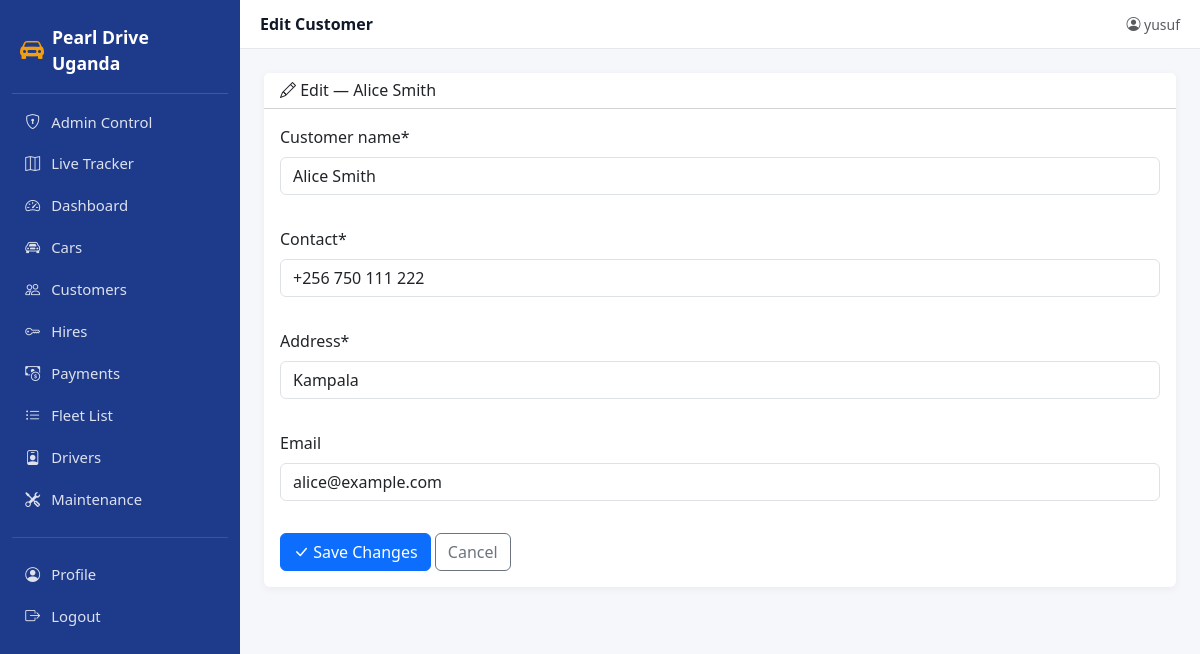
The app's page /edit_customer/8/ (signed in) with its own data.
### car/models.py (models this page shows, shortened)
class Customer(models.Model):
    customer_name = models.CharField(max_length=80)
    contact = models.CharField(max_length=50, default="N/A")
    address = models.CharField(max_length=120, default="N/A")
    email = models.EmailField(blank=True, default="")
    is_returning = models.BooleanField(default=False, help_text="Checked automatically if customer has hired before.")

### car/views.py (the view)
# urls.py: path("edit_customer/<int:customer_id>/", views.edit_customer_view, name="edit_customer_page"),
@login_required
def edit_customer_view(request, customer_id):
    customer = get_object_or_404(Customer, id=customer_id)
    form = CustomerForm(request.POST or None, instance=customer)
    if request.method == "POST" and form.is_valid():
        form.save()
        messages.success(request, "Customer updated.")
        return redirect("add_customer_page")
    return render(request, "edit_customer.html", {"form": form, "customer": customer})

### car/forms.py
class CustomerForm(ModelForm):
    class Meta:
        model = Customer
        fields = ["customer_name", "contact", "address", "email"]

### car/templates/edit_customer.html (shortened to what this page needs)
{% extends 'base.html' %}
{% load crispy_forms_tags %}
{% block page_title %}Edit Customer{% endblock %}
{% block content %}
<div class="card mb-3">
  <div class="card-header bg-white">
    <h6 class="mb-0"><i class="bi bi-pencil"></i> Edit — {{ customer.customer_name }}</h6>
  </div>
  <div class="card-body">
    <form method="POST">
      <div class="row g-3">
        {{ form|crispy }}
      </div>
      <div class="mt-3">
        <button type="submit" class="btn btn-primary"><i class="bi bi-check-lg"></i> Save Changes</button>
        <a href="{% url 'add_customer_page' %}" class="btn btn-outline-secondary">Cancel</a>
      </div>
    </form>
  </div>
</div>
{% endblock %}

### car/templates/base.html (shortened to what this page needs)
{% load static crispy_forms_tags %}
<!DOCTYPE html>
<html lang="en">
<head>
  <link href="https://cdn.jsdelivr.net/npm/bootstrap@5.3.3/dist/css/bootstrap.min.css" rel="stylesheet">
  <link href="https://cdn.jsdelivr.net/npm/bootstrap-icons@1.11.3/font/bootstrap-icons.css" rel="stylesheet">
</head>
<body>
<aside class="pdu-sidebar" id="pduSidebar">
  <a class="brand" href="{% url 'index_page' %}">
    <i class="bi bi-car-front-fill fs-4"></i>
    <span>Pearl Drive Uganda</span>
  </a>
  <nav class="nav flex-column mt-2">
    <a class="nav-link {% if request.resolver_match.url_name == 'admin_control_page' %}active{% endif %}"
       href="{% url 'admin_control_page' %}">
      <i class="bi bi-shield-lock"></i> Admin Control
    </a>
    <a class="nav-link {% if request.resolver_match.url_name == 'fleet_map_page' %}active{% endif %}"
      href="{% url 'fleet_map_page' %}">
      <i class="bi bi-map"></i> Live Tracker
    </a>
    <a class="nav-link {% if request.resolver_match.url_name == 'index_page' %}active{% endif %}"
       href="{% url 'index_page' %}">
      <i class="bi bi-speedometer2"></i> Dashboard
    </a>
    <a class="nav-link {% if request.resolver_match.url_name == 'add_car_page' %}active{% endif %}"
       href="{% url 'add_car_page' %}">
      <i class="bi bi-car-front"></i> Cars
    </a>
    <a class="nav-link {% if request.resolver_match.url_name == 'add_customer_page' %}active{% endif %}"
       href="{% url 'add_customer_page' %}">
      <i class="bi bi-people"></i> Customers
    </a>
    <a class="nav-link {% if request.resolver_match.url_name == 'add_hiring_page' %}active{% endif %}"
       href="{% url 'add_hiring_page' %}">
      <i class="bi bi-key"></i> Hires
    </a>
    <a class="nav-link {% if request.resolver_match.url_name == 'add_payment_page' %}active{% endif %}"
       href="{% url 'add_payment_page' %}">
      <i class="bi bi-cash-coin"></i> Payments
    </a>
    <a class="nav-link {% if request.resolver_match.url_name == 'car_List_page' %}active{% endif %}"
       href="{% url 'car_List_page' %}">
      <i class="bi bi-list-ul"></i> Fleet List
    </a>
    <a class="nav-link {% if request.resolver_match.url_name == 'add_driver_page' %}active{% endif %}"
       href="{% url 'add_driver_page' %}">
      <i class="bi bi-person-badge"></i> Drivers
    </a>
    <a class="nav-link {% if request.resolver_match.url_name == 'add_maintenance_page' %}active{% endif %}"
       href="{% url 'add_maintenance_page' %}">
      <i class="bi bi-tools"></i> Maintenance
    </a>
    <hr class="text-white-50 my-3">
    <a class="nav-link {% if request.resolver_match.url_name == 'profiles_page' %}active{% endif %}"
       href="{% url 'profiles_page' %}">
      <i class="bi bi-person-circle"></i> Profile
    </a>
    {% if user.is_authenticated %}
    <form method="post" action="{% url 'logout' %}" class="m-0">
      <button type="submit" class="nav-link w-100 text-start bg-transparent border-0">
        <i class="bi bi-box-arrow-right"></i> Logout
      </button>
    </form>
    {% else %}
    <a class="nav-link" href="{% url 'login' %}">
      <i class="bi bi-box-arrow-in-right"></i> Login
    </a>
    {% endif %}
  </nav>
</aside>
<div class="pdu-main">
  <header class="pdu-topbar">
    <div class="d-flex align-items-center gap-3">
      <div class="title">{% block page_title %}Dashboard{% endblock %}</div>
    </div>
    <div class="d-flex align-items-center gap-3">
      {% if user.is_authenticated %}
        <span class="text-muted small">
          <i class="bi bi-person-circle"></i> {{ user.username }}
        </span>
      {% else %}
        <a class="btn btn-sm btn-primary" href="{% url 'login' %}">Sign in</a>
        <a class="btn btn-sm btn-outline-primary" href="{% url 'sign_in_page' %}">Register</a>
      {% endif %}
    </div>
  </header>
  <main class="pdu-content">
    {% block content %}{% endblock %}
  </main>
</div>
</body>
</html>

### car/templates/base.html (style rules this page uses)
:root { --pdu-primary: #1e3a8a; --pdu-accent: #f59e0b; --pdu-bg: #f5f7fb; }
body { background: var(--pdu-bg); }
.pdu-sidebar { background: var(--pdu-primary); color: #fff; min-height: 100vh; width: 240px; position: fixed; top: 0; left: 0; padding: 1rem .75rem; z-index: 1030; transition: transform .2s ease; }
.pdu-sidebar .brand { display: flex; align-items: center; gap: .5rem; font-weight: 700; font-size: 1.1rem; padding: .5rem .5rem 1rem; border-bottom: 1px solid rgba(255,255,255,.15); color: #fff; text-decoration: none; }
.pdu-sidebar .brand i { color: var(--pdu-accent); }
.pdu-sidebar .nav-link { color: rgba(255,255,255,.85); padding: .55rem .75rem; border-radius: .5rem; margin-bottom: 2px; display: flex; align-items: center; gap: .6rem; font-size: .93rem; }
.pdu-sidebar .nav-link i { width: 1.1rem; text-align: center; }
.pdu-main { margin-left: 240px; min-height: 100vh; }
.pdu-topbar { background: #fff; border-bottom: 1px solid #e5e7eb; padding: .75rem 1.25rem; display: flex; align-items: center; justify-content: space-between; position: sticky; top: 0; z-index: 1020; }
.pdu-topbar .title { font-weight: 600; color: #111827; }
.pdu-content { padding: 1.5rem; }
.card { border: none; box-shadow: 0 2px 8px rgba(0,0,0,.05); }

### records on screen
Customer: customer_name "Alice Smith", contact "+256 750 111 222", address "Kampala", email "alice@example.com"

### other values on screen
{{ user.username }} "yusuf"
